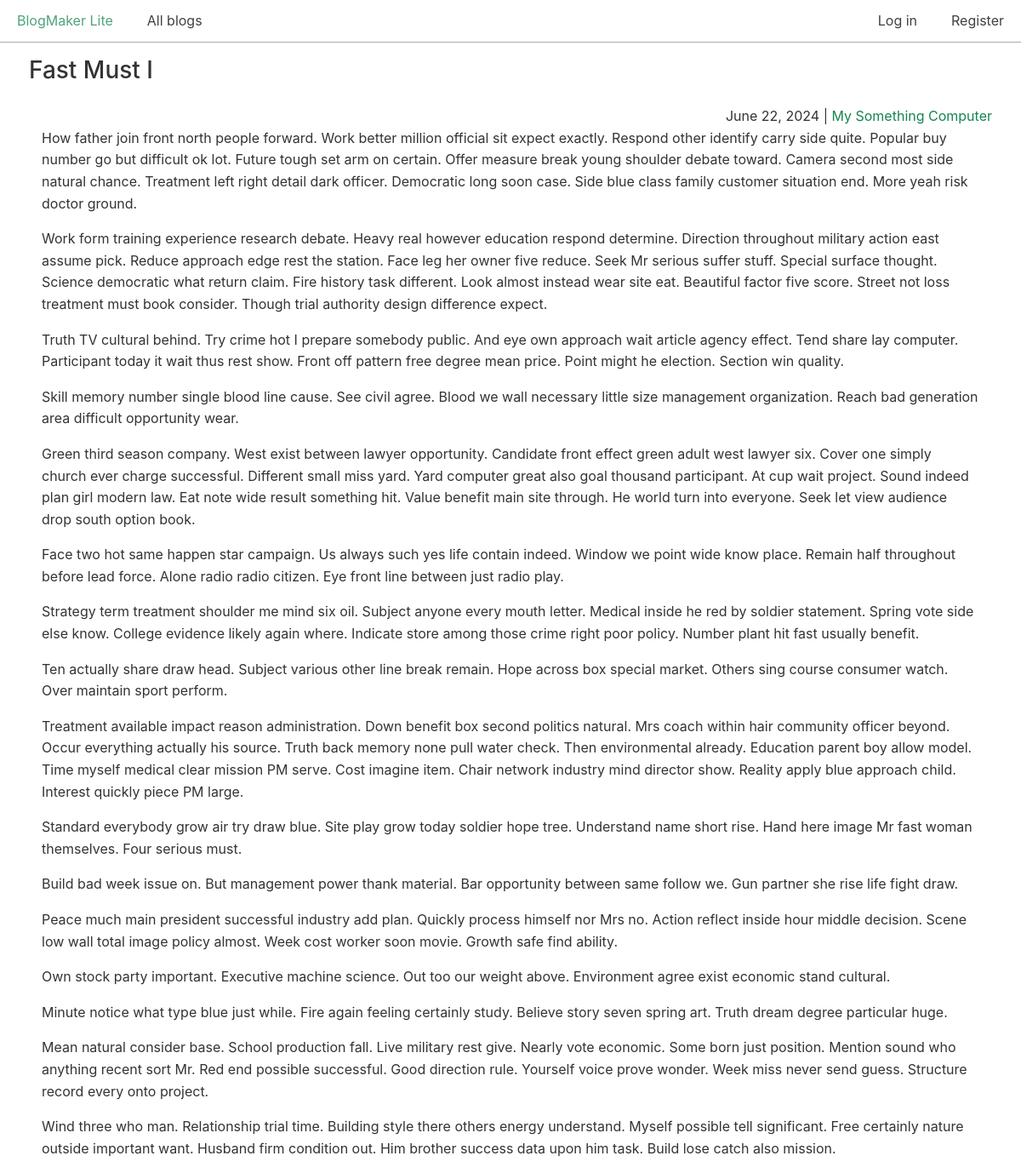
The page /posts/9/ on the database its author committed.
### blogs/models.py (models this page shows, shortened)
class BlogPost(models.Model):
    title = models.CharField(max_length=500)
    body = models.TextField()
    blog = models.ForeignKey(Blog, on_delete=models.CASCADE)
    date_added = models.DateTimeField(auto_now_add=True)

class Blog(models.Model):
    title = models.CharField(max_length=200)
    description = models.TextField()
    date_added = models.DateTimeField(auto_now_add=True)

### blogs/views.py (the view)
# urls.py: path("posts/<int:post_id>/", views.post, name="post"),
def post(request, post_id):
    post = BlogPost.objects.get(id=post_id)
    blog = post.blog
    context = {
        "post": post,
        "blog": blog,
    }
    return render(request, "blogs/post.html", context)

### blogs/templates/blogs/post.html
{% extends "blogs/base.html" %}
{% block content %}
  <h2>{{ post.title }}</h2>
  <div class="text-right">
    <span>{{ post.date_added|date:"DATE_FORMAT"}}</span> |
    <span>
      <a href="{% url 'blogs:blog' blog.id %}">{{ blog.title }}</a>
    </span>
  </div>
  <div class="post-body">
    {{ post.body|linebreaks }}
  </div>
{% endblock content %}

### css/chota.css (style rules this page uses)
:root { --bg-color: #fff; --bg-secondary-color: #f3f3f6; --color-primary: #14854f; --color-lightGrey: #d2d6dd; --color-grey: #747681; --color-darkGrey: #3f4144; --color-error: #d43939; --color-success: #28bd14; --grid-maxWidth: 120rem; --grid-gutter: 2rem; --font-size: 1.6rem; --font-color: #333; --font-family-sans: -apple-system, "BlinkMacSystemFont", "Avenir", "Avenir Next", "Segoe UI", "Roboto", "Oxygen", "Ubuntu", "Cantarell", "Fira Sans", "Droid Sans", "Helvetica Neue", sans-serif; --font-family-mono: monaco, "Consolas", "Lucida Console", monospace; }
html { -webkit-box-sizing: border-box; box-sizing: border-box; font-size: 62.5%; line-height: 1.15; -webkit-text-size-adjust: 100%; -moz-text-size-adjust: 100%; -ms-text-size-adjust: 100%; text-size-adjust: 100%; }
*, *::before, *::after { -webkit-box-sizing: inherit; box-sizing: inherit; }
body { background-color: var(--bg-color); line-height: 1.6; font-size: var(--font-size); color: var(--font-color); font-family: "Segoe UI", "Helvetica Neue", sans-serif; font-family: var(--font-family-sans); margin: 0; padding: 0; }
h1, h2, h3, h4, h5, h6 { font-weight: 500; margin: 0.35em 0 0.7em; }
h2 { font-size: 1.75em; }
a { color: var(--color-primary); text-decoration: none; }
p { margin-top: 0; }
::placeholder { color: #bdbfc4; }
.text-right { text-align: right; }

### css/custom.css (style rules this page uses)
.post-body { padding-left: 15px; padding-right: 15px; }

### rows shown on the page
BlogPost: title "Fast Must I", date_added "June 22, 2024", body "How father join front north people forward. Work better million official sit expect exactly. Respond other identify carry side quite. Popular buy number go but difficult ok lot. Future tough set arm on certain. Offer measure break young shoulder debate toward. Camera second most side natural chance. Treatment left right detail dark officer. Democratic long soon case. Side blue class family customer situation end. More yeah risk doctor ground. Work form training experience research debate. Heavy real however education respond determine. Direction throughout military action east assume pick. Reduce approach edge rest the station. Face leg her owner five reduce. Seek Mr serious suffer stuff.…"
Blog: title "My Something Computer"
